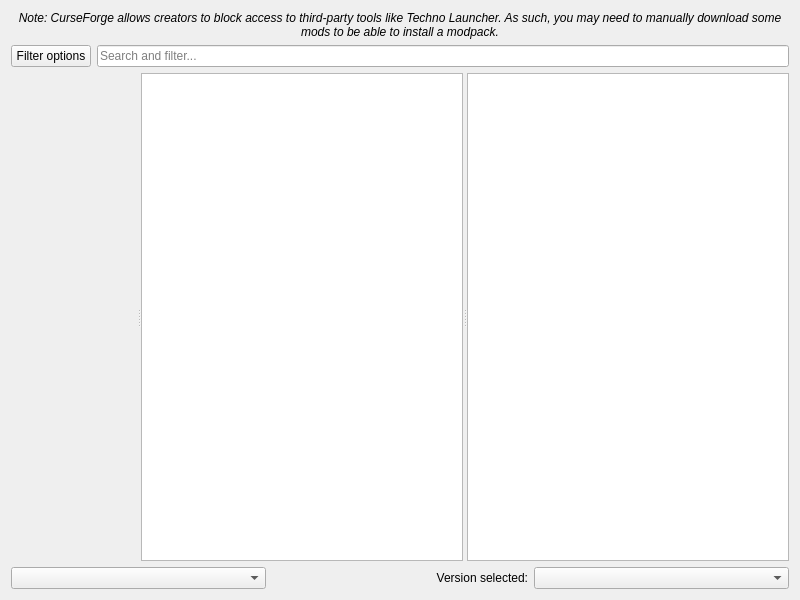
<?xml version="1.0" encoding="UTF-8"?>
<ui version="4.0">
 <class>FlamePage</class>
 <widget class="QWidget" name="FlamePage">
  <property name="geometry">
   <rect>
    <x>0</x>
    <y>0</y>
    <width>800</width>
    <height>600</height>
   </rect>
  </property>
  <layout class="QVBoxLayout" name="verticalLayout">
   <item>
    <widget class="QLabel" name="label_2">
     <property name="font">
      <font>
       <italic>true</italic>
      </font>
     </property>
     <property name="text">
      <string>Note: CurseForge allows creators to block access to third-party tools like Techno Launcher. As such, you may need to manually download some mods to be able to install a modpack.</string>
     </property>
     <property name="alignment">
      <set>Qt::AlignCenter</set>
     </property>
     <property name="wordWrap">
      <bool>true</bool>
     </property>
    </widget>
   </item>
   <item>
    <layout class="QHBoxLayout" name="horizontalLayout">
     <item>
      <widget class="QPushButton" name="filterButton">
       <property name="text">
        <string>Filter options</string>
       </property>
      </widget>
     </item>
     <item>
      <widget class="QLineEdit" name="searchEdit">
       <property name="placeholderText">
        <string>Search and filter...</string>
       </property>
      </widget>
     </item>
    </layout>
   </item>
   <item>
    <widget class="QSplitter" name="splitter">
     <property name="sizePolicy">
      <sizepolicy hsizetype="Expanding" vsizetype="Expanding">
       <horstretch>0</horstretch>
       <verstretch>0</verstretch>
      </sizepolicy>
     </property>
     <property name="orientation">
      <enum>Qt::Horizontal</enum>
     </property>
     <widget class="QWidget" name="widget" native="true"/>
     <widget class="QListView" name="packView">
      <property name="horizontalScrollBarPolicy">
       <enum>Qt::ScrollBarAlwaysOff</enum>
      </property>
      <property name="alternatingRowColors">
       <bool>true</bool>
      </property>
      <property name="iconSize">
       <size>
        <width>48</width>
        <height>48</height>
       </size>
      </property>
      <property name="verticalScrollMode">
       <enum>QAbstractItemView::ScrollPerPixel</enum>
      </property>
     </widget>
     <widget class="ProjectDescriptionPage" name="packDescription">
      <property name="openExternalLinks">
       <bool>true</bool>
      </property>
      <property name="openLinks">
       <bool>true</bool>
      </property>
     </widget>
    </widget>
   </item>
   <item>
    <layout class="QHBoxLayout">
     <item>
      <widget class="QComboBox" name="sortByBox"/>
     </item>
     <item>
      <widget class="QLabel" name="label">
       <property name="text">
        <string>Version selected:</string>
       </property>
       <property name="alignment">
        <set>Qt::AlignRight|Qt::AlignTrailing|Qt::AlignVCenter</set>
       </property>
      </widget>
     </item>
     <item>
      <widget class="QComboBox" name="versionSelectionBox"/>
     </item>
    </layout>
   </item>
  </layout>
 </widget>
 <customwidgets>
  <customwidget>
   <class>ProjectDescriptionPage</class>
   <extends>QTextBrowser</extends>
   <header>ui/widgets/ProjectDescriptionPage.h</header>
  </customwidget>
 </customwidgets>
 <tabstops>
  <tabstop>packView</tabstop>
  <tabstop>packDescription</tabstop>
  <tabstop>sortByBox</tabstop>
  <tabstop>versionSelectionBox</tabstop>
 </tabstops>
 <resources/>
 <connections/>
</ui>
